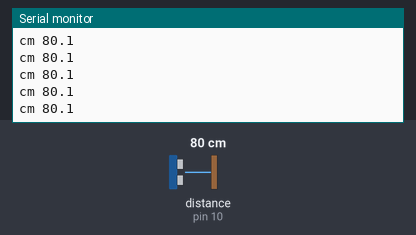
A sketch run on a simulated Arduino Uno, built with avr-gcc and run on an emulated ATmega328P. Parts: the last lines printed to the serial monitor. Wiring (inferred from the names in the program): ultrasonic range finder: trigger pin 9; echo pin 10. The inputs (shaded band) are chosen by the test bench; at power-on: distance to the obstacle (sensor on pin 10) 80 cm. The echo pulse lasts 58.3 µs per cm.

Above: at 1.2 s.
1.3 s: distance to the obstacle (sensor on pin 10) set to 299 cm
At 1.35 s:
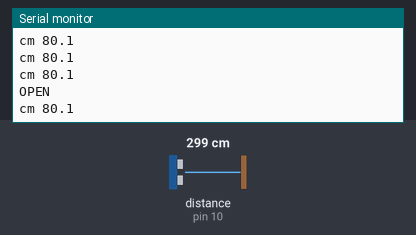
4.3 s: distance to the obstacle (sensor on pin 10) set to 18 cm
At 5.34 s:
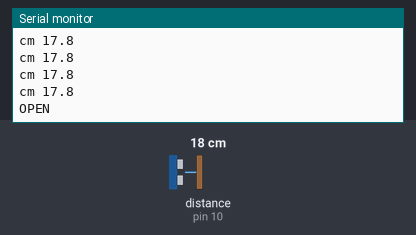
Timing chart, 0 to 7.3 s (numbered marks = the images above; inputs shaded):
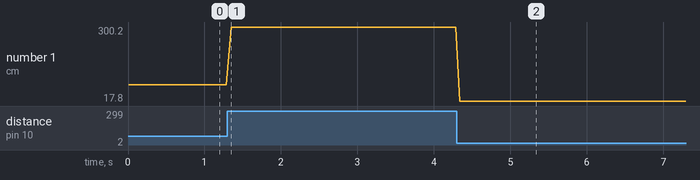

The sketch:

box_sensor.ino
```cpp
// box_sensor.ino — tells the computer when the box lid is OPEN or CLOSED.
// Sensor: HC-SR04 on the floor of the box, pointing up at the lid.
// Wiring: Vcc -> 5V, Gnd -> GND, Trig -> pin 9, Echo -> pin 10.
// Serial (9600 baud) sends one word per line: OPEN or CLOSED
// (on every change, and repeated once a second so the player always knows).
// Calibrate: open Tools > Serial Monitor, look at the "cm" lines with the
// lid closed and open, then set OPEN_CM between the two numbers.

const int TRIG_PIN = 9;
const int ECHO_PIN = 10;

const float OPEN_CM = 15.0;     // farther than this = lid is open
const int   STEADY  = 4;        // readings in a row needed to change state
const bool  SHOW_CM = true;     // print distance lines for calibration

bool isOpen = false;
int  countOther = 0;
unsigned long lastSend = 0;

float readCm() {
  digitalWrite(TRIG_PIN, LOW);
  delayMicroseconds(2);
  digitalWrite(TRIG_PIN, HIGH);
  delayMicroseconds(10);
  digitalWrite(TRIG_PIN, LOW);
  unsigned long us = pulseIn(ECHO_PIN, HIGH, 30000UL);  // 30 ms = ~5 m
  if (us == 0) return 999.0;                             // no echo = far away = open
  return us / 58.0;
}

void sendState() {
  Serial.println(isOpen ? "OPEN" : "CLOSED");
  lastSend = millis();
}

void setup() {
  pinMode(TRIG_PIN, OUTPUT);
  pinMode(ECHO_PIN, INPUT);
  Serial.begin(9600);
  sendState();
}

void loop() {
  float cm = readCm();
  bool looksOpen = cm > OPEN_CM;

  if (looksOpen != isOpen) {
    countOther++;
    if (countOther >= STEADY) {   // ~200 ms of steady readings
      isOpen = looksOpen;
      countOther = 0;
      sendState();
    }
  } else {
    countOther = 0;
  }

  if (SHOW_CM) {
    Serial.print("cm ");
    Serial.println(cm, 1);
  }
  if (millis() - lastSend > 1000) sendState();
  delay(50);                      // 20 readings per second
}
```

Measured:
- after the input at 4.3 s, the serial monitor: prints a new line at once (image 2)
- plotted number 1: 80.1 → 300.2 after the input at 1.3 s, 300.2 → 17.8 after the input at 4.3 s
